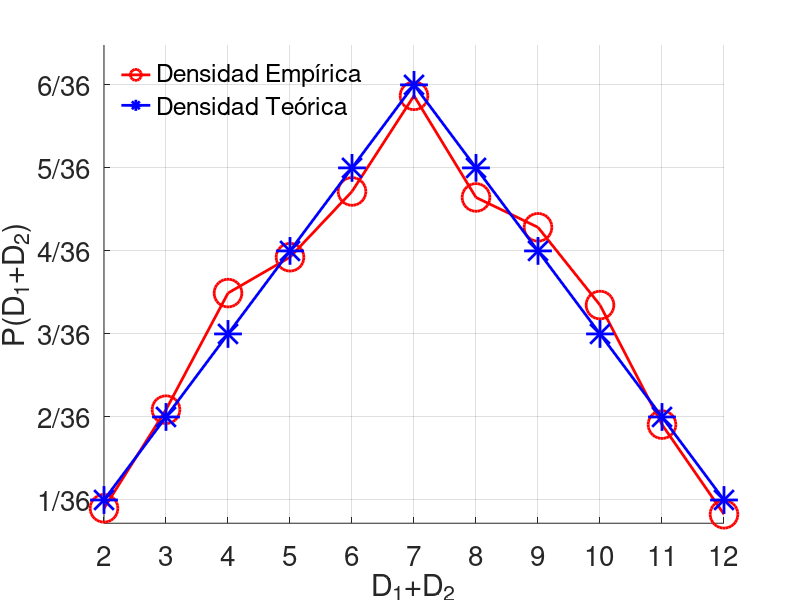

The MATLAB source for this figure: (Note: this script raises an error after producing the figure.)
% Introduccion a Octave 2020 - FCAI - UNCuyo
% Unidad 4
% Ejemplo: simule tirar dos dados hasta que la
% suma de ambas caras sea 7, cuente el numero 
% de tiradas. Repita esto 1000 veces y estime 
% la probabilidad y compare esta con el valor teorico.

clear


%------------------------------------------------
% Tiramos 2 dados hasta que la suma de las caras es 7, 
% el proceso lo repetimos N veces
N=1000;

k=0;

for i=1:N
  s = 0;
  while (s~=7)
    s = sum(ceil(rand(1,2)*6));
    k = k+1;
  end
end

% probabilidad de que salga un 7 es: casos_favorables/casos_totales
disp([N/k, 6/36])


%------------------------------------------------
% Ahora realizamos el histograma obtenido de arrojar N
% veces dos dados y sumar sus caras
da2 = sum(ceil(rand(N,2)*6),2);

% Densidad de probabilidad empirica de la muestra
pMue= hist(da2,11);
pMue= pMue/sum(pMue);

% Densidad de probabilidad teorica
pTeo= [1,2,3,4,5,6,5,4,3,2,1]/36;

figure(1);clf
hold on
plot(2:12,pMue,'ro-','linewidth',2,'markersize',20)
plot(2:12,pTeo,'b*-','linewidth',2,'markersize',20)
hold off
xlabel('D_1+D_2','fontsize',20)
ylabel('P(D_1+D_2)','fontsize',20)
leg=legend('Densidad Empírica','Densidad Teórica')
grid on
set(leg,'fontsize',20,'box','off','location','northwest')
set(gca,'fontsize',20)
set(gca,'XTick',2:12)
set(gca,'YTick',(1:6)/36,...
        'YTickLabel',{'1/36','2/36','3/36','4/36','5/36','6/36'})
set(gcf,'Number','off','Name','Función de Densidad de Probabilidad - Suma 2 Dados')
